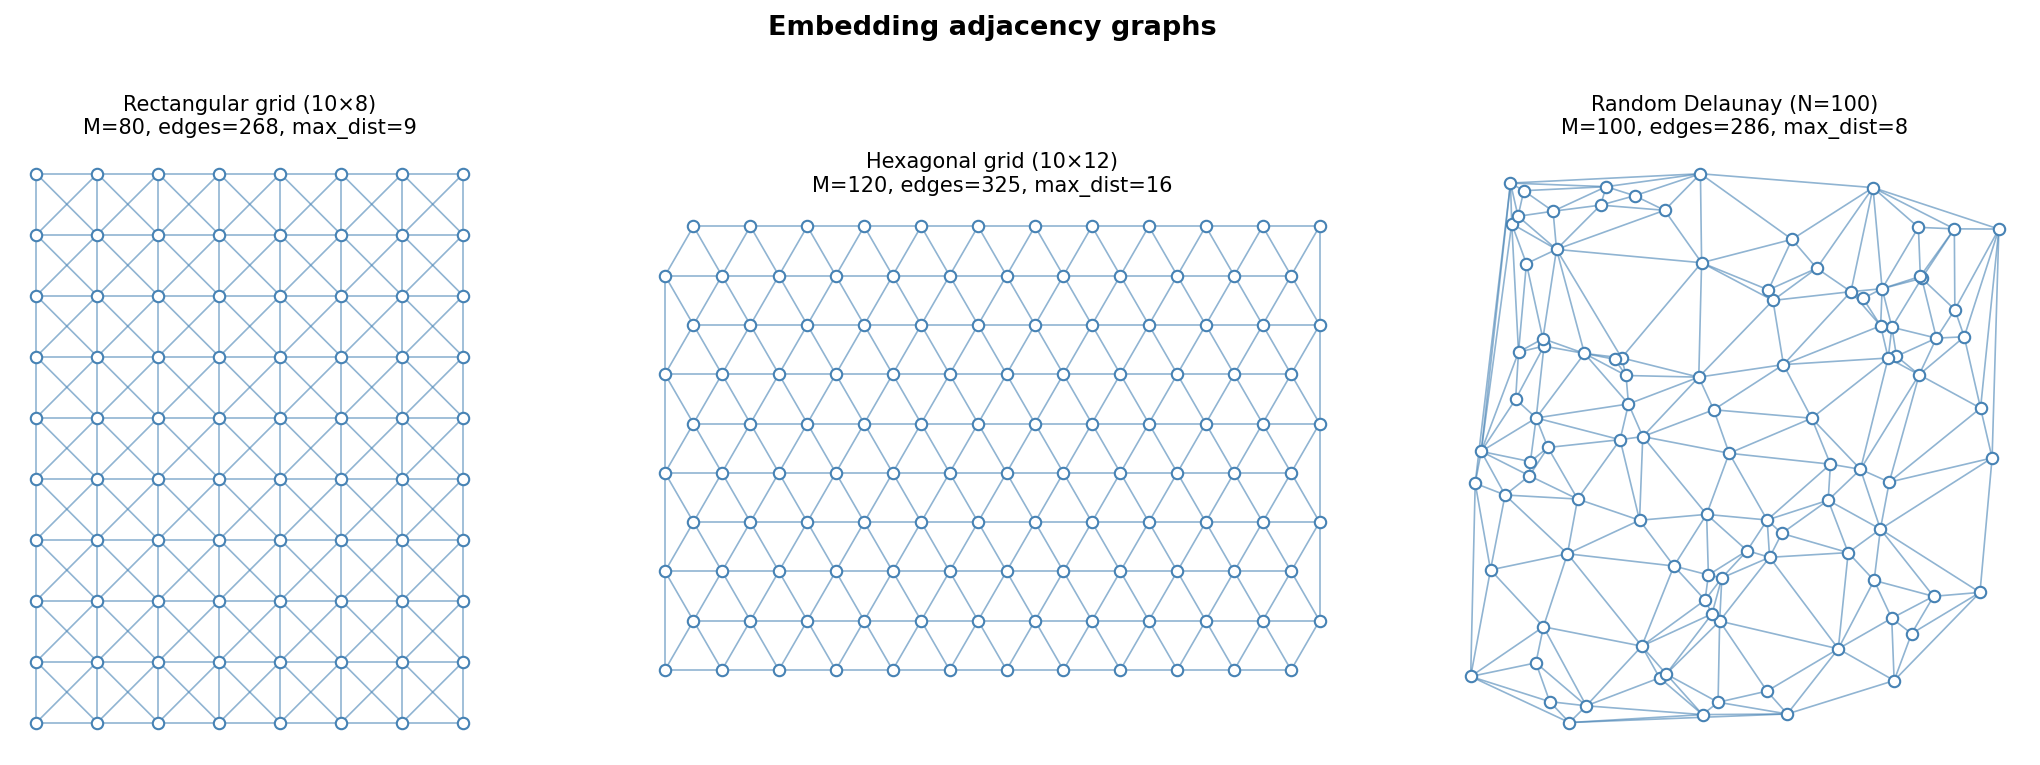

The Python source for this figure:
import numpy as np
import matplotlib.pyplot as plt
import matplotlib.cm as cm
from gtsom import Embedding, NeighborKernel


def plot_embedding(ax, emb, title):
    """Plot prototype coords and adjacency edges for an Embedding."""
    coords = emb.coords
    adj_coo = emb.adjacency.tocoo()

    # Draw edges
    for i, j in zip(adj_coo.row, adj_coo.col):
        if i < j:
            ax.plot(
                [coords[i, 0], coords[j, 0]],
                [coords[i, 1], coords[j, 1]],
                color="steelblue", linewidth=0.8, alpha=0.6, zorder=1,
            )

    # Draw nodes on top
    ax.scatter(
        coords[:, 0], coords[:, 1],
        s=30, color="white", edgecolors="steelblue",
        linewidths=1.0, zorder=2,
    )

    ax.set_title(
        f"{title}\nM={emb.M}, edges={emb.adjacency.nnz // 2}, "
        f"max_dist={emb.dist.max():.0f}",
        fontsize=10,
    )
    ax.set_aspect("equal")
    ax.axis("off")


def plot_kernel(ax, emb, nbr_w, proto_idx, rho, title):
    """
    Plot neighborhood influence of a single prototype.

    Draws the graph edges in light gray, then overlays all prototypes
    colored and sized by their influence weight from proto_idx.
    The focal prototype is marked with a red ring.
    """
    coords = emb.coords
    adj_coo = emb.adjacency.tocoo()

    # Draw edges in background
    for i, j in zip(adj_coo.row, adj_coo.col):
        if i < j:
            ax.plot(
                [coords[i, 0], coords[j, 0]],
                [coords[i, 1], coords[j, 1]],
                color="lightgray", linewidth=0.6, zorder=1,
            )

    # Extract full influence vector for proto_idx (dense, zeros for inactive)
    row = nbr_w.getrow(proto_idx)
    influence = np.zeros(emb.M)
    influence[row.indices] = row.data

    # All prototypes: color and size by influence weight
    sc = ax.scatter(
        coords[:, 0], coords[:, 1],
        c=influence,
        s=influence * 120 + 8,   # size scales with influence, minimum 8
        cmap="YlOrRd",
        vmin=0, vmax=1,
        edgecolors="gray", linewidths=0.4,
        zorder=2,
    )

    # Highlight focal prototype
    ax.scatter(
        coords[proto_idx, 0], coords[proto_idx, 1],
        s=80, facecolors="none", edgecolors="red",
        linewidths=2.0, zorder=3,
    )

    plt.colorbar(sc, ax=ax, fraction=0.046, pad=0.04, label="nbr_w")

    n_active = row.nnz
    ax.set_title(
        f"{title}\nproto={proto_idx}, rho={rho:.2f}, "
        f"active neighbors={n_active}/{emb.M}",
        fontsize=10,
    )
    ax.set_aspect("equal")
    ax.axis("off")


# -----------------------------------------------------------------------
# Build embeddings
# -----------------------------------------------------------------------
emb_rect = Embedding.from_grid((10, 8),  kind="rect")
emb_hex  = Embedding.from_grid((10, 12), kind="hex")

rng = np.random.default_rng(42)
coords_random = rng.uniform(0, 10, size=(100, 2))
emb_rand = Embedding.from_delaunay(coords_random)

# -----------------------------------------------------------------------
# Figure 1: Embedding adjacency graphs
# -----------------------------------------------------------------------
fig1, axes1 = plt.subplots(1, 3, figsize=(15, 5))

plot_embedding(axes1[0], emb_rect, "Rectangular grid (10×8)")
plot_embedding(axes1[1], emb_hex,  "Hexagonal grid (10×12)")
plot_embedding(axes1[2], emb_rand, "Random Delaunay (N=100)")

plt.suptitle("Embedding adjacency graphs", fontsize=13, fontweight="bold", y=1.01)
plt.tight_layout()
plt.savefig("test_embedding.png", dpi=150, bbox_inches="tight")
print("Saved test_embedding.png")

# -----------------------------------------------------------------------
# Figure 2: NeighborKernel visualization on hex grid
# -----------------------------------------------------------------------
kernel = NeighborKernel(kind="exp", h_min=0.1)

# rho = 1/4 of max(width, height) of the hex grid coords
hex_coords = emb_hex.coords
map_span = max(
    hex_coords[:, 0].max() - hex_coords[:, 0].min(),
    hex_coords[:, 1].max() - hex_coords[:, 1].min(),
)
rho = map_span / 4.0
print(f"\nHex grid span: {map_span:.2f}, rho: {rho:.2f}")

nbr_w = kernel.compute(emb_hex.dist, rho=rho)
print(f"nbr_w nnz: {nbr_w.nnz}, avg active per proto: {nbr_w.nnz / emb_hex.M:.1f}")

# Pick a prototype near the center of the hex grid
center = hex_coords.mean(axis=0)
dists_to_center = np.linalg.norm(hex_coords - center, axis=1)
proto_idx = int(np.argmin(dists_to_center))
print(f"Focal prototype: {proto_idx}, coords: {hex_coords[proto_idx]}")

# Three rho values: narrow, chosen, broad
fig2, axes2 = plt.subplots(1, 3, figsize=(16, 5))

for ax, rho_factor, label in zip(
    axes2,
    [1/8, 1/4, 1/2],
    ["rho = span/8 (narrow)", "rho = span/4 (default)", "rho = span/2 (broad)"],
):
    rho_i = map_span * rho_factor
    nbr_w_i = kernel.compute(emb_hex.dist, rho=rho_i)
    plot_kernel(ax, emb_hex, nbr_w_i, proto_idx, rho_i, label)

plt.suptitle(
    f"NeighborKernel (exp, h_min=0.1) — hex grid (10×12), proto={proto_idx}",
    fontsize=13, fontweight="bold", y=1.01,
)
plt.tight_layout()
plt.savefig("test_kernel.png", dpi=150, bbox_inches="tight")
print("Saved test_kernel.png")

# -----------------------------------------------------------------------
# Summaries
# -----------------------------------------------------------------------
print()
for name, emb in [("Rect", emb_rect), ("Hex", emb_hex), ("Random", emb_rand)]:
    print(f"{name}: {emb}")
    print(f"  edges:              {emb.adjacency.nnz // 2}")
    print(f"  dist max:           {emb.dist.max():.1f}")
    print(f"  dist mean (off-diag): {emb.dist[emb.dist > 0].mean():.2f}")
